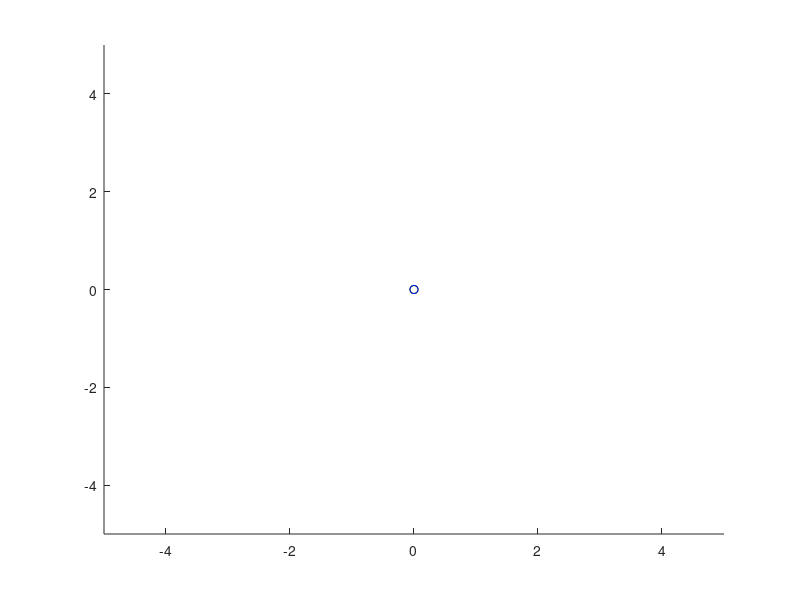

MATLAB code for this plot:
function h = simple_walker_draw_prepare()

figure; hold on; 
h1 = plot(0,0, 'or'); % center
h2 = plot(0,0, 'og'); % foot 1
h3 = plot(0,0, 'ob'); % foot 2
h4 = plot(0,0, '-k'); % leg 1
h5 = plot(0,0, '-k'); % leg 2
h = {h1,h2,h3,h4,h5};
xlim([-5 5])
ylim([-5 5])